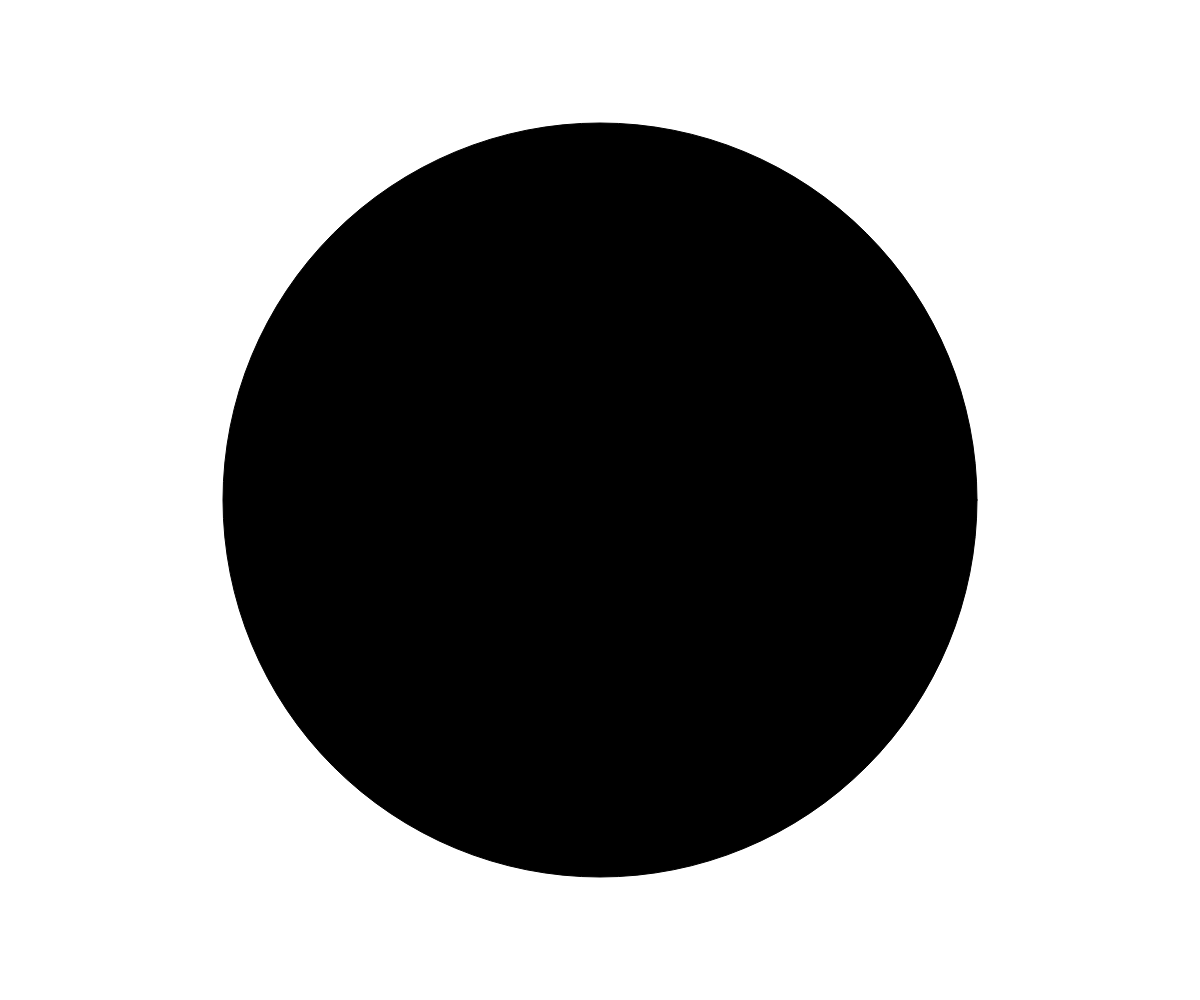
Frame 1 (no input)
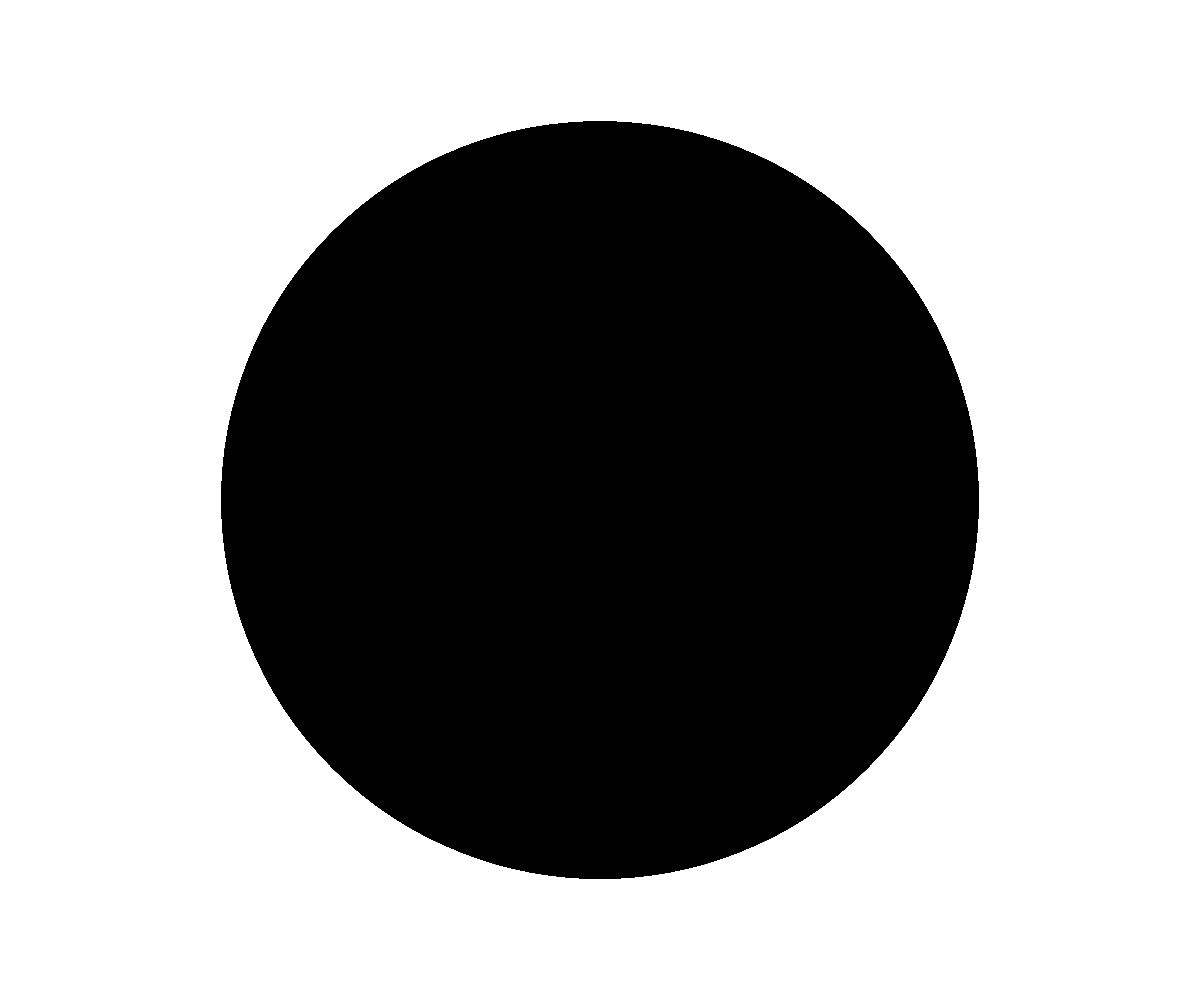
Frame 60 (no input)
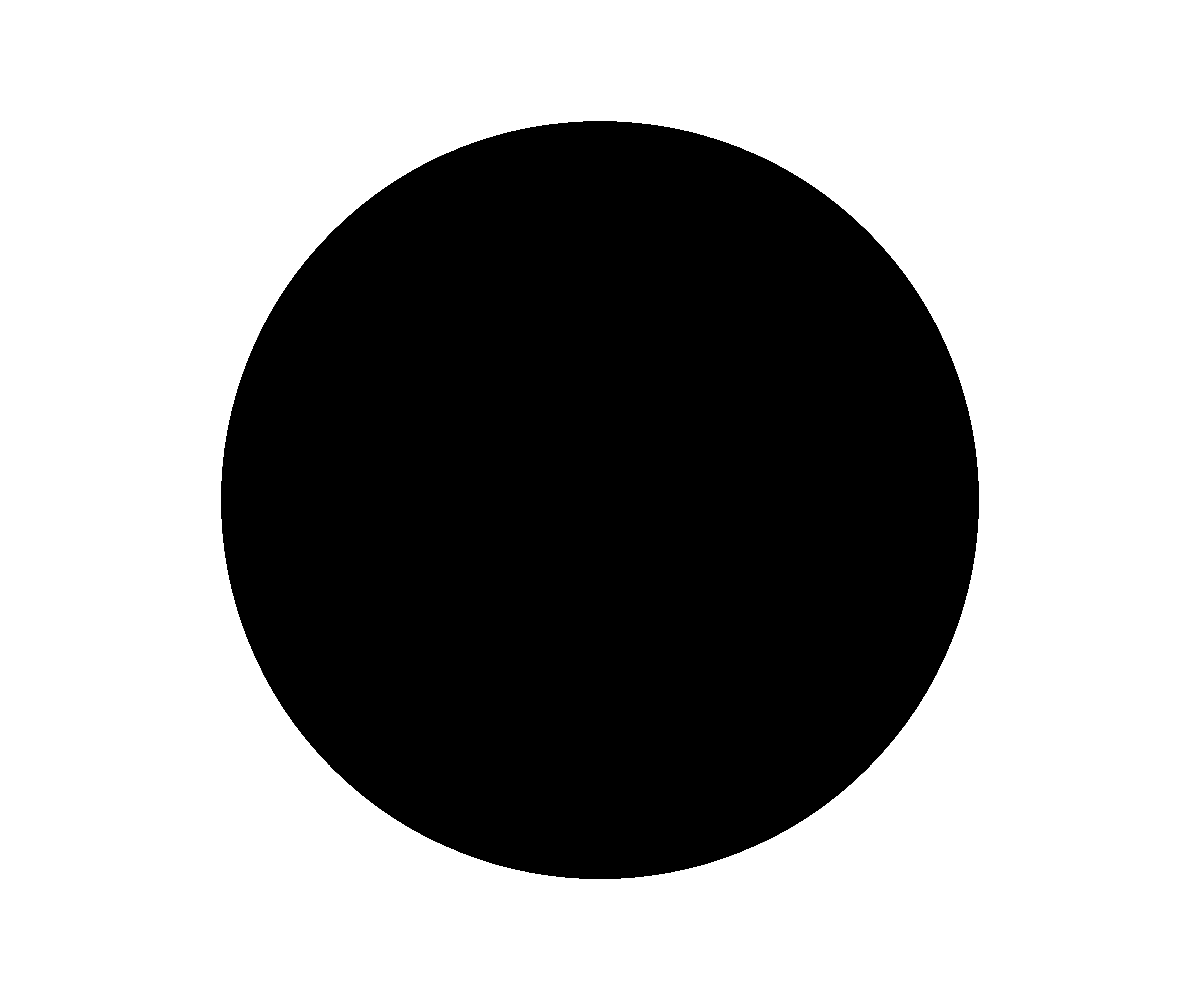
Frame 120 (the mouse pressed at the canvas centre since frame 60)

The p5.js sketch that drew these frames (run headless with seeded random() and noise() and a simulated clock; from frame 60 on, the mouse is pressed at the canvas centre):

// p5.js sketch
// ── sketch.js
// tilt and rotation for enabled devices
// on a desktop nothing will happen, but it wont break
// variables allow motion and ios to be detected.
// further code to detect a compass and tilt hardware on non-ios devices needed

let motion = false;
let ios = false;

// below code is essential for ios13 and above. 
// A click is needed for the device to request permission 
if (typeof DeviceMotionEvent.requestPermission === 'function') {
  document.body.addEventListener('click', function() {
    DeviceMotionEvent.requestPermission()
      .then(function() {
        console.log('DeviceMotionEvent enabled');

        motion = true;
        ios = true;
      })
      .catch(function(error) {
        console.warn('DeviceMotionEvent not enabled', error);
      })
  })
} else {
  // we are not on ios13 and above
  // todo
  // add detection for hardware for other devices
  // if(got the hardware) {
  // motion = true;
  // }
}

function setup() {
  createCanvas(windowWidth, windowHeight);
  background(255);
}

function draw() {
  fill(rotationX,rotationY,rotationZ)

  // we can use rotationZ, rotationX and rotationY
  // they should be used in this order (apparently - see docs)
  // even though default mode is radians the Z rotation returns degrees unless converted

  // the below code ensures a smooth transition from 0-180 and back
  let zMotion = round(width / 5 * abs(radians(rotationZ) - PI))
  // x and y values moved from the centre point
  let yMotion = round(height / 2 + rotationX * 10)
  let xMotion = round(width / 2 + rotationY * 10)

  // motion affected circle
  circle(xMotion, yMotion, zMotion)
  // reference circle
  stroke(0);
  strokeWeight(3);
  noFill();

  // text to provide instructions and
  // document values at the top of the screen

}
